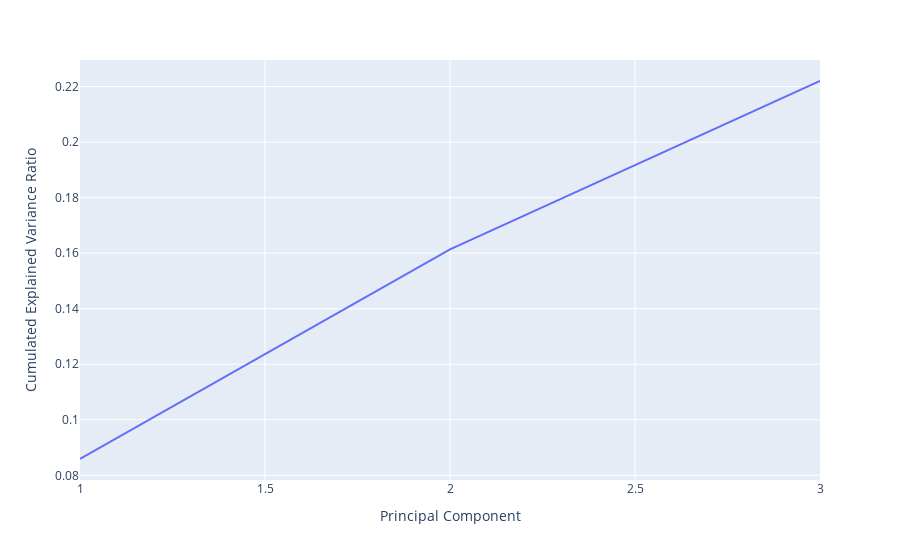

The cell this chart's notebook holds for it:
### Code cell
pca_type.explained_variance_ratio_
explained_variance_cumsum = np.cumsum(pca_type.explained_variance_ratio_)
fig = px.line(x=range(1, len(explained_variance_cumsum) + 1), y=explained_variance_cumsum, labels={'x': 'Principal Component', 'y': 'Cumulated Explained Variance Ratio'})
fig.show()

### Figure 1 — Plotly figure (JSON) as saved in the notebook; plotly's stock layout.template omitted (floating-point values rounded to 4 significant figures)
{"data": [{"hovertemplate": "Principal Component=%{x}<br>Cumulated Explained Variance Ratio=%{y}<extra></extra>", "legendgroup": "", "line": {"color": "#636efa", "dash": "solid"}, "marker": {"symbol": "circle"}, "mode": "lines", "name": "", "orientation": "v", "showlegend": false, "type": "scatter", "x": [1, 2, 3], "xaxis": "x", "y": [0.08587, 0.1614, 0.222], "yaxis": "y"}], "layout": {"legend": {"tracegroupgap": 0}, "margin": {"t": 60}, "xaxis": {"anchor": "y", "domain": [0, 1], "title": {"text": "Principal Component"}}, "yaxis": {"anchor": "x", "domain": [0, 1], "title": {"text": "Cumulated Explained Variance Ratio"}}}}
